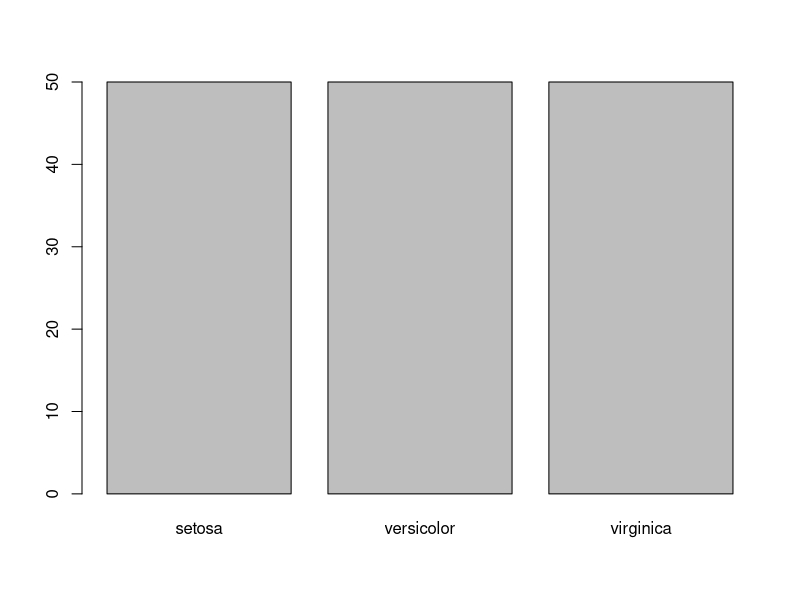
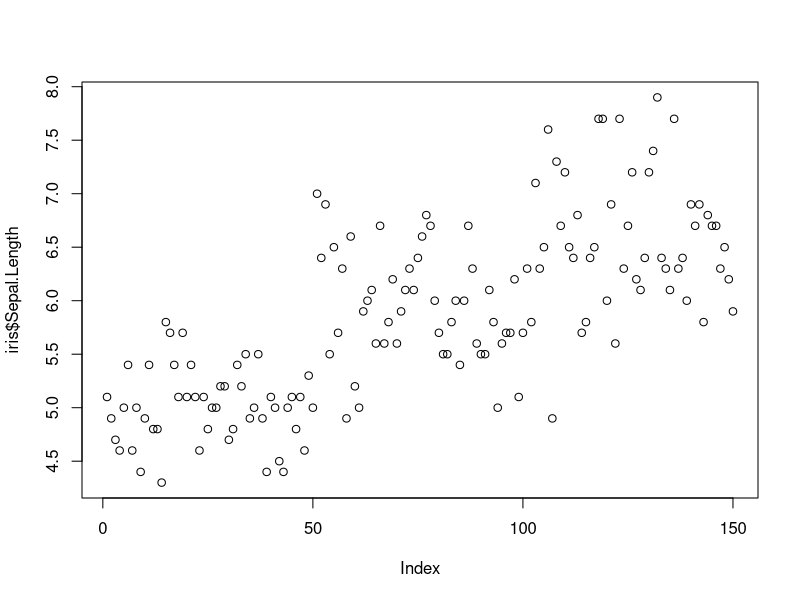
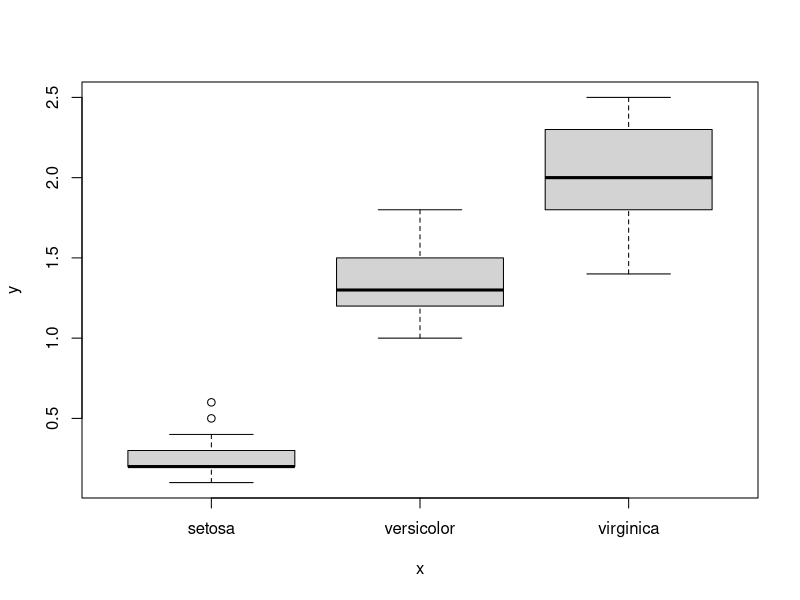
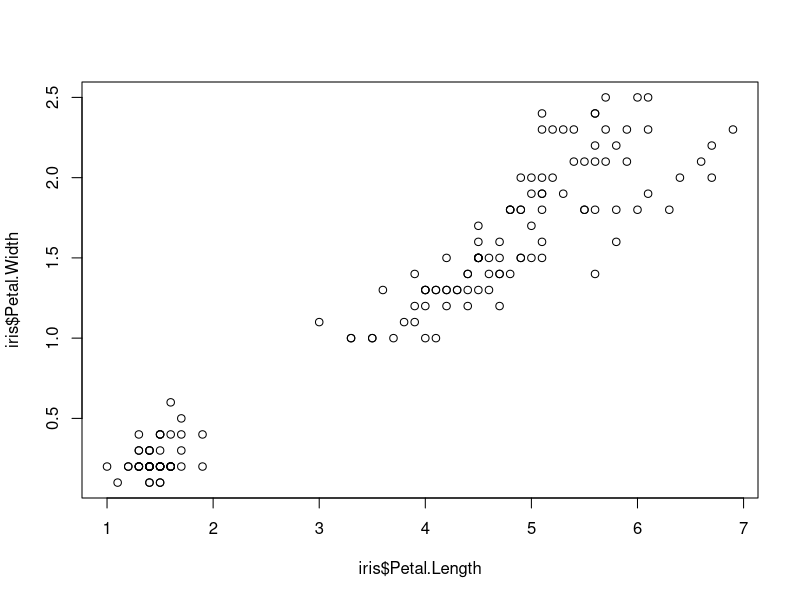
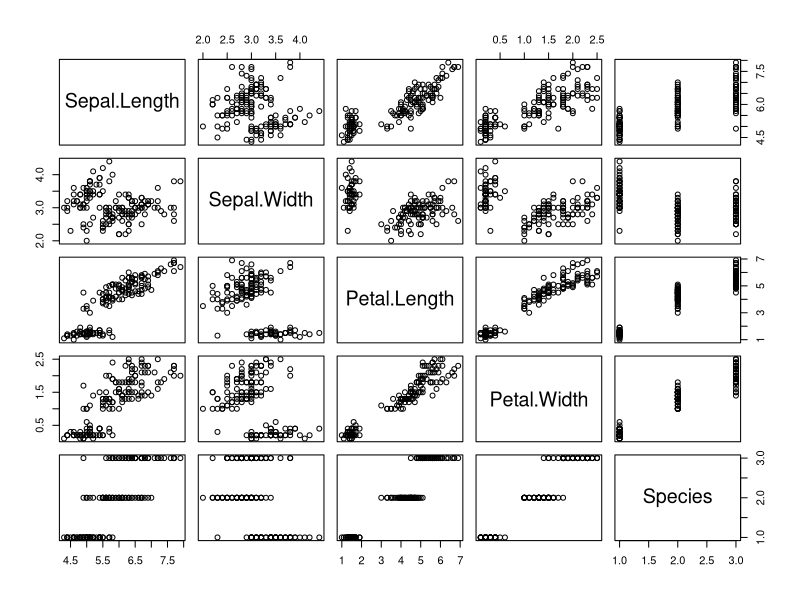
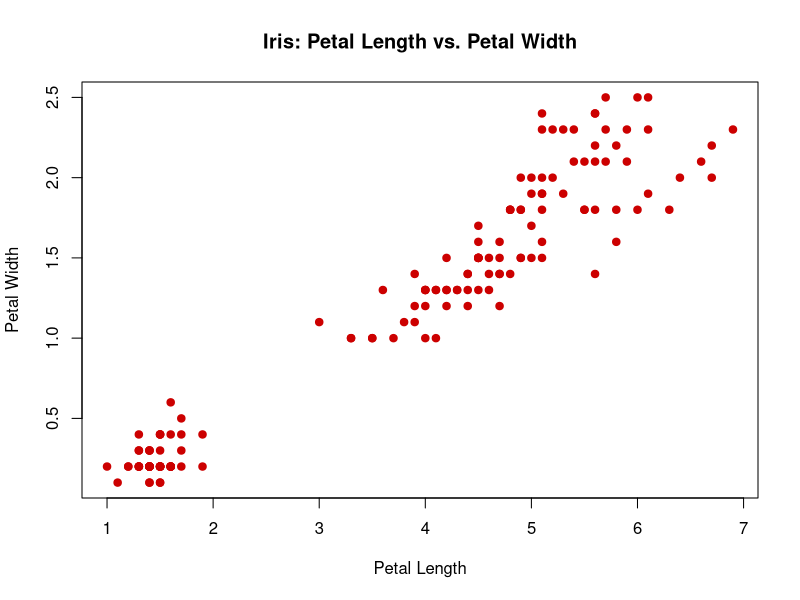
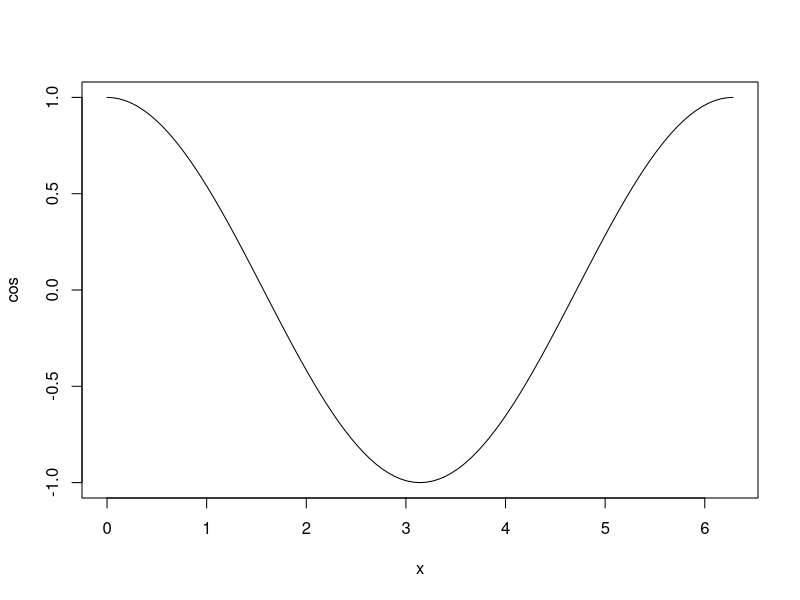
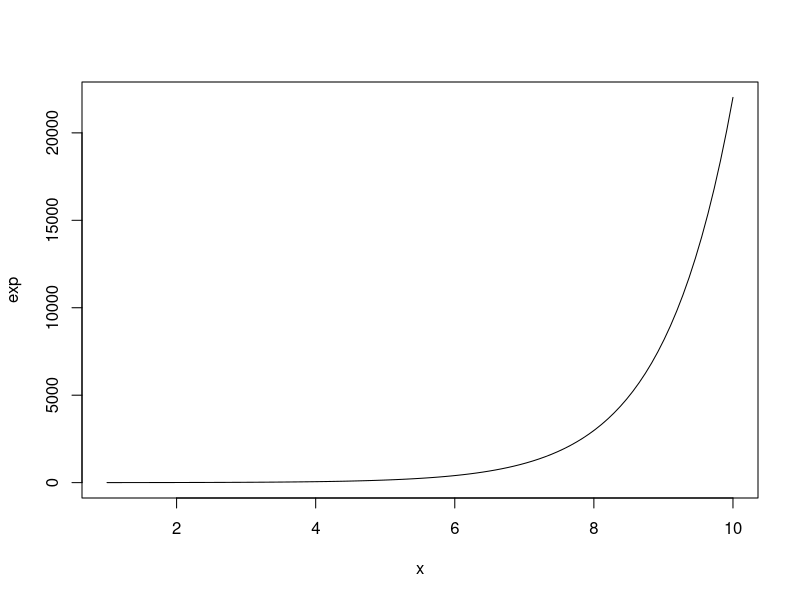

Source code (R) for these figures, in order:
library(datasets)
head(iris)
?plot
plot(iris$Species)
plot(iris$Sepal.Length)
plot(iris$Species, iris$Petal.Width)
plot(iris$Petal.Length, iris$Petal.Width)
plot(iris)
# Customized Plots
plot(iris$Petal.Length, iris$Petal.Width,
     col = "#cc0000", # hex code for yellow (datalab.cc)
     pch = 19, # solid circles
     main = "Iris: Petal Length vs. Petal Width", # title
     xlab = "Petal Length",
     ylab = "Petal Width")

plot(cos, 0, 2*pi)
plot(exp, 1, 10)
plot(dnorm, -3, +3,
     col = "#cc0000",
     lwd = 5,
     main = "Standard Normal Distribution",
     xlab = "z-scores",
     ylab = "Density")
